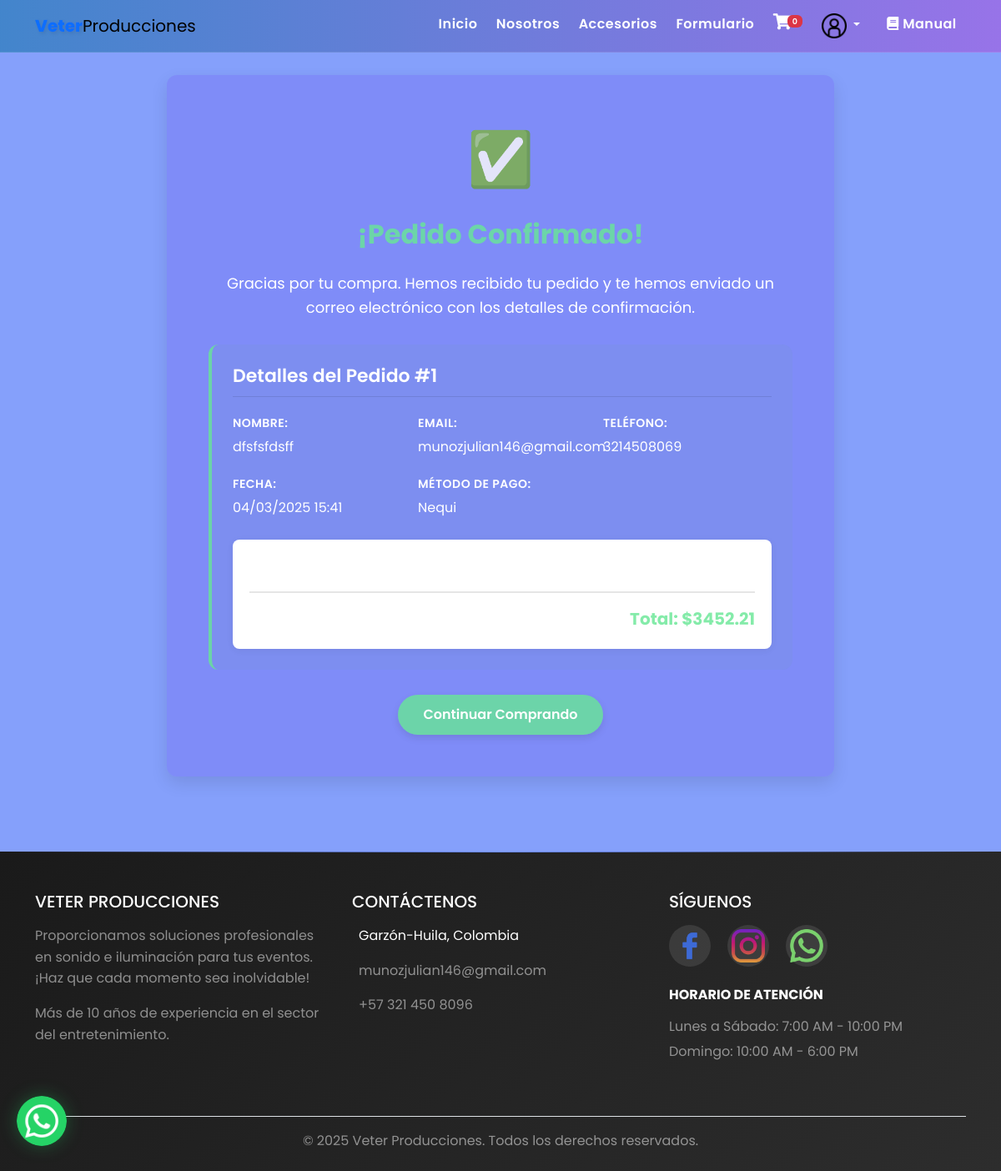
/pedido_confirmado/ (signed in), run on the app's committed database.
### web/models.py (models this page shows, shortened)
class Orden(models.Model):
    usuario = models.ForeignKey(User, on_delete=models.CASCADE, null=True, blank=True)
    nombre = models.CharField(max_length=200)
    email = models.EmailField()
    telefono = models.CharField(max_length=20)
    sesion_id = models.CharField(max_length=100, null=True, blank=True)
    total = models.DecimalField(max_digits=10, decimal_places=0)
    metodo_pago = models.CharField(max_length=20, choices=[('nequi', 'Nequi',), ('bancolombia', 'Bancolombia')])
    pagado = models.BooleanField(default=False)
    fecha_creacion = models.DateTimeField(auto_now_add=True)

### web/views.py (the view)
# urls.py: path('pedido_confirmado/', views.pedido_confirmado, name='pedido_confirmado'),
def pedido_confirmado(request):
    orden = None
    items = []
    orden_id = request.session.get('orden_id')
    if orden_id:
        try:
            orden = Orden.objects.get(id=orden_id)
            items = OrdenItem.objects.filter(orden=orden)
            enviar_correo_confirmacion(orden)
            if 'orden_id' in request.session:
                del request.session['orden_id']
        except Exception as e:
            print(f"Error al obtener la orden: {e}")
    return render(request, 'pedido_confirmado.html', {
        'orden': orden,
        'items': items
    })

### web/views.py (called while the page is built)
def enviar_correo_confirmacion(orden):
    subject = f'Confirmación de tu pedido #{orden.id}'
    html_message = render_to_string('email_confirmacion.html', {'orden': orden})
    plain_message = strip_tags(html_message)
    from_email = 'munozjulian146@gmail.com'
    to_email = orden.email
    send_mail(
        subject,
        plain_message,
        from_email,
        [to_email],
        html_message=html_message,
        fail_silently=False,
    )

### web/templates/pedido_confirmado.html (shortened to what this page needs)
{% extends 'base.html' %}
{% load static %}
{% block content %}
<link rel="stylesheet" href="{% static 'confirmacion.css' %}">
<div class="confirmacion-container">
    <div class="confirmacion-icon">✅</div>
    <h1 class="confirmacion-titulo">¡Pedido Confirmado!</h1>
    <div class="confirmacion-mensaje">
        Gracias por tu compra. Hemos recibido tu pedido y te hemos enviado un
        correo electrónico con los detalles de confirmación.
    </div>
    {% if orden %}
    <div class="confirmacion-detalles">
        <h2 class="resumen-titulo">Detalles del Pedido #{{ orden.id }}</h2>
        <div class="confirmacion-datos">
            <div>
                <div class="datos-titulo">Nombre:</div>
                <div>{{ orden.nombre }}</div>
            </div>
            <div>
                <div class="datos-titulo">Email:</div>
                <div>{{ orden.email }}</div>
            </div>
            <div>
                <div class="datos-titulo">Teléfono:</div>
                <div>{{ orden.telefono }}</div>
            </div>
            <div>
                <div class="datos-titulo">Fecha:</div>
                <div>{{ orden.fecha_creacion|date:"d/m/Y H:i" }}</div>
            </div>
            <div>
                <div class="datos-titulo">Método de Pago:</div>
                <div>{{ orden.get_metodo_pago_display }}</div>
            </div>
        </div>
        <div class="confirmacion-items">
            <div class="datos-titulo">Productos:</div>
            <div class="confirmacion-total">
            </div>
        </div>
    </div>
    {% endif %}
    <div class="confirmacion-acciones">
        <a href="{% url 'catalogo' %}" class="btn btn-success">
            Continuar Comprando
        </a>
    </div>
</div>
{% endblock %}

### web/templates/base.html (shortened to what this page needs)
<!DOCTYPE html>
<html lang="es">
<head>
    <link href="https://cdn.jsdelivr.net/npm/bootstrap@5.3.0/dist/css/bootstrap.min.css" rel="stylesheet">
    <link rel="stylesheet" href="https://cdn.jsdelivr.net/npm/bootstrap-icons@1.11.3/font/bootstrap-icons.min.css">
    <link rel="stylesheet" href="https://cdnjs.cloudflare.com/ajax/libs/font-awesome/6.0.0-beta3/css/all.min.css">
    <link rel="stylesheet" href="https://cdnjs.cloudflare.com/ajax/libs/font-awesome/5.15.4/css/all.min.css">
    {% load static %}
    <link rel="stylesheet" href="{% static 'principal.css' %}">
</head>
<body>
    <nav class="navbar navbar-expand-lg navbar-light fixed-top">
        <div class="container">
            <a href="{% url 'home' %}" class="navbar-brand">
                <span class="text-primary">Veter</span>Producciones
            </a>
            <div class="collapse navbar-collapse" id="navbar-star">
                <ul class="navbar-nav ms-auto mb-2 mb-lg-0">
                    <li class="nav-item">
                        <a class="nav-link" href="{% url 'home' %}">Inicio</a>
                    </li>
                    <li class="nav-item">
                        <a class="nav-link" href="{% url 'nosotros' %}">Nosotros</a>
                    </li>
                    <li class="nav-item">
                        <a class="nav-link" href="{% url 'catalogo' %}">Accesorios</a>
                    </li>
                    <li class="nav-item">
                        <a class="nav-link" href="{% url 'formulario' %}">Formulario</a>
                    </li>
                    <li class="nav-item">
                        <a class="nav-link position-relative" href="{% url 'ver_carrito' %}">
                            <i class="fas fa-shopping-cart"></i>
                            {% if request.user.is_authenticated %}
                                <span class="badge bg-danger">
                                    {{ request.user.carritoitem_set.count|default:"0" }}
                                </span>
                            {% endif %}
                        </a>
                    </li>
                    <li class="nav-item dropdown">
                        <a class="nav-link dropdown-toggle" href="#" id="navbarDropdown" role="button"
                           data-bs-toggle="dropdown" aria-expanded="false">
                            <img src="{% static 'imagenes/acceso.png' %}" alt="Logo" style="height: 30px; width: auto;">
                        </a>
                    </li>
                    <li class="nav-item">
                        <a class="nav-link" href="{% static 'docs/manual_usuario.pdf' %}" target="_blank">
                            <i class="fas fa-book"></i> Manual
                        </a>
                    </li>
                </ul>
            </div>
        </div>
    </nav>
{% block content %}{% endblock %}
<footer class="bg-dark text-white pt-5 pb-4">
    <div class="container">
        <div class="row">
            <div class="col-md-4 mb-4">
                <h5 class="text-uppercase mb-3">Veter Producciones</h5>
                <p class="text-white-50">
                    Proporcionamos soluciones profesionales en sonido e iluminación para tus eventos. ¡Haz que cada momento sea inolvidable!
                </p>
                <p class="text-white-50">
                    Más de 10 años de experiencia en el sector del entretenimiento.
                </p>
            </div>
            <div class="col-md-4 mb-4">
                <h5 class="text-uppercase mb-3">Contáctenos</h5>
                <ul class="list-unstyled">
                    <li class="mb-3">
                        Garzón-Huila, Colombia
                    </li>
                    <li class="mb-3">
                        <a href="mailto:munozjulian146@gmail.com" class="text-white-50 text-decoration-none">munozjulian146@gmail.com</a>
                    </li>
                    <li class="mb-3">
                        <a href="tel:+573214508096" class="text-white-50 text-decoration-none">+57 321 450 8096</a>
                    </li>
                </ul>
            </div>
            <div class="col-md-4 mb-4">
                <h5 class="text-uppercase mb-3">Síguenos</h5>
                <div class="social-media-container">
                    <a href="https://facebook.com/veterproducciones" class="social-link" target="_blank">
                        <div class="social-icon-wrapper facebook">
                            <img src="{% static 'imagenes/facebook.png' %}" alt="Facebook" class="social-icon" width="40" height="40">
                        </div>
                    </a>
                    <a href="https://instagram.com/veterproducciones" class="social-link" target="_blank">
                        <div class="social-icon-wrapper instagram">
                            <img src="{% static 'imagenes/instagram.png' %}" alt="Instagram" class="social-icon" width="40" height="40">
                        </div>
                    </a>
                    <a href="https://wa.me/573214508096" class="social-link" target="_blank">
                        <div class="social-icon-wrapper whatsapp">
                            <img src="{% static 'imagenes/whatsapp.png' %}" alt="WhatsApp" class="social-icon" width="40" height="40">
                        </div>
                    </a>
                </div>
                <div class="mt-4">
                    <h6 class="text-uppercase mb-3 fw-bold">Horario de Atención</h6>
                    <p class="text-white-50 mb-1">Lunes a Sábado: 7:00 AM - 10:00 PM</p>
                    <p class="text-white-50">Domingo: 10:00 AM - 6:00 PM</p>
                </div>
            </div>
        </div>
        <div class="text-center mt-4 border-top pt-3">
            <p class="mb-0 text-white-50">&copy; 2025 Veter Producciones. Todos los derechos reservados.</p>
        </div>
    </div>
</footer>
<a href="https://wa.me/573214508096" class="whatsapp-float" target="_blank">
    <img src="{% static 'imagenes/social.png' %}" alt="WhatsApp">
</a>
</body>
</html>

### web/static/principal.css (style rules this page uses)
:root { --primary-color: #9871e7; --secondary-color: #3f84c9; --accent-color: #6e8efb; --text-light: #ffffff; --gradient-primary: linear-gradient(135deg, #3f84c9, #9871e7); }
* { font-family: 'Poppins', sans-serif; scroll-behavior: smooth; }
.navbar { backdrop-filter: blur(10px); -webkit-backdrop-filter: blur(10px); background: linear-gradient(to right, rgba(63, 132, 201, 0.95), rgba(152, 113, 231, 0.95)) !important; border-bottom: 1px solid rgba(255, 255, 255, 0.1); animation: navbarFadeIn 0.5s ease-out; }
.navbar-brand span { background: var(--gradient-primary); -webkit-background-clip: text; background-clip: text; color: transparent; font-weight: 800; text-shadow: 2px 2px 4px rgba(0, 0, 0, 0.1); animation: textGlow 2s ease-in-out infinite; }
.nav-link { position: relative; color: var(--text-light) !important; font-weight: 600; letter-spacing: 0.5px; padding: 0.5rem 1rem; margin: 0 0.2rem; }
.nav-link::before { content: ''; position: absolute; bottom: 0; left: 50%; width: 0; height: 2px; background: var(--text-light); transition: all 0.3s ease; transform: translateX(-50%); }
footer { background: linear-gradient(135deg, #1a1a1a, #2d2d2d); position: relative; overflow: hidden; }
footer::before { content: ''; position: absolute; top: 0; left: 0; right: 0; height: 1px; background: linear-gradient(to right, transparent, var(--accent-color), transparent); }
.whatsapp-float { position: fixed; bottom: 30px; left: 20px; z-index: 1000; transition: all 0.3s ease; animation: whatsappBounce 2s infinite; filter: drop-shadow(0 0 10px rgba(37, 211, 102, 0.3)); }
.whatsapp-float img { width: 60px; height: 60px; border-radius: 50%; transition: all 0.3s ease; }
img { transition: all 0.3s ease; }
.social-media-container { display: flex; gap: 20px; margin-bottom: 20px; }
.social-icon-wrapper { width: 50px; height: 50px; border-radius: 50%; display: flex; align-items: center; justify-content: center; transition: all 0.3s ease; background: rgba(255, 255, 255, 0.1); }
.social-icon { transition: transform 0.3s ease; }
.nav-link.position-relative { padding-right: 1rem; display: flex; align-items: center; }
.badge { font-size: 0.75em; margin-left: -0.5em; }
.nav-item:last-child { margin-left: 10px; }
.navbar { z-index: 1030; }
.fa-shopping-cart { font-size: 1.2rem; transition: transform 0.3s ease; }
.badge { font-size: 0.6rem; padding: 0.25em 0.6em; font-weight: 600; }

### data on the page
Orden: id "1", nombre "dfsfsfdsff", email "munozjulian146@gmail.com", telefono "3214508069", fecha_creacion "04/03/2025 15:41", metodo_pago "Nequi"

### other printed values
{{ request.user.carritoitem_set.count|default:"0" }} "0"
